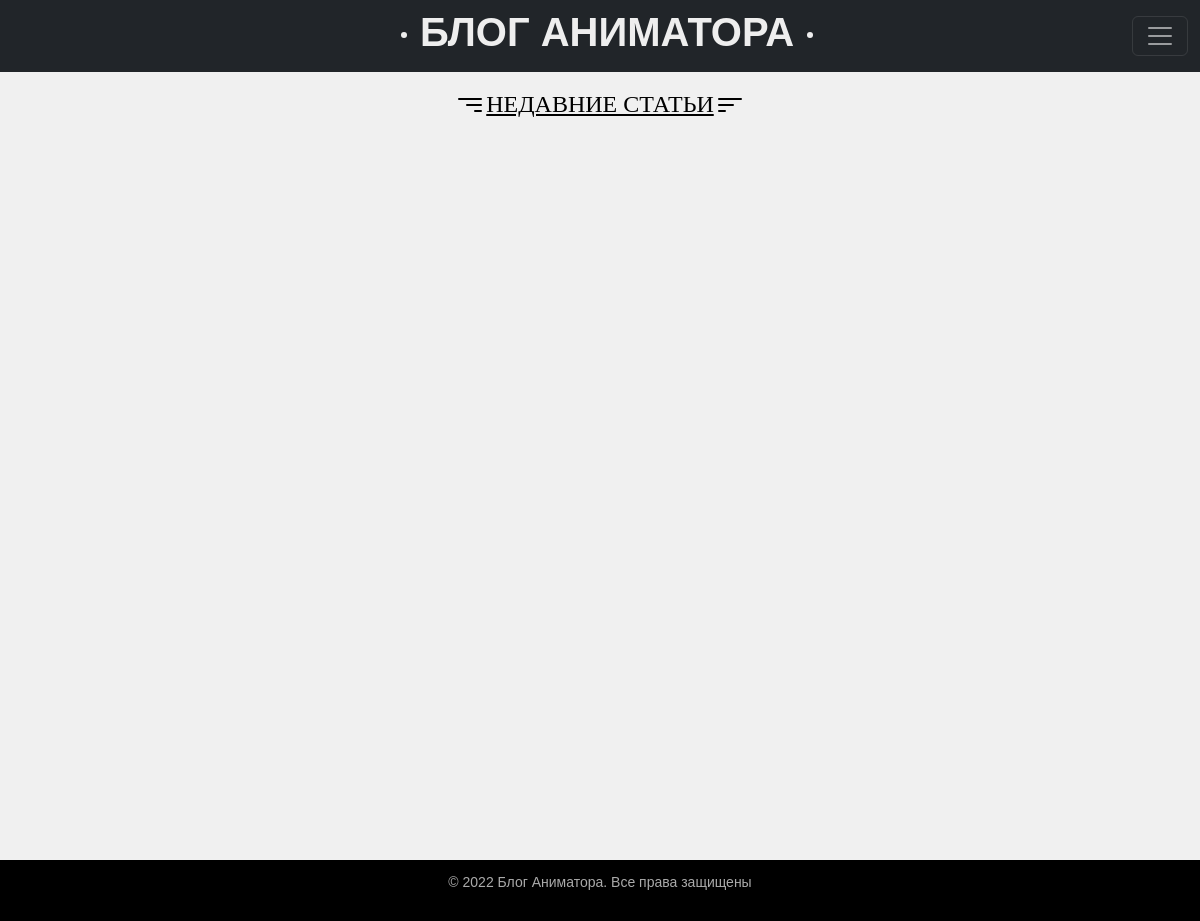
The app's page /pages/, older data.
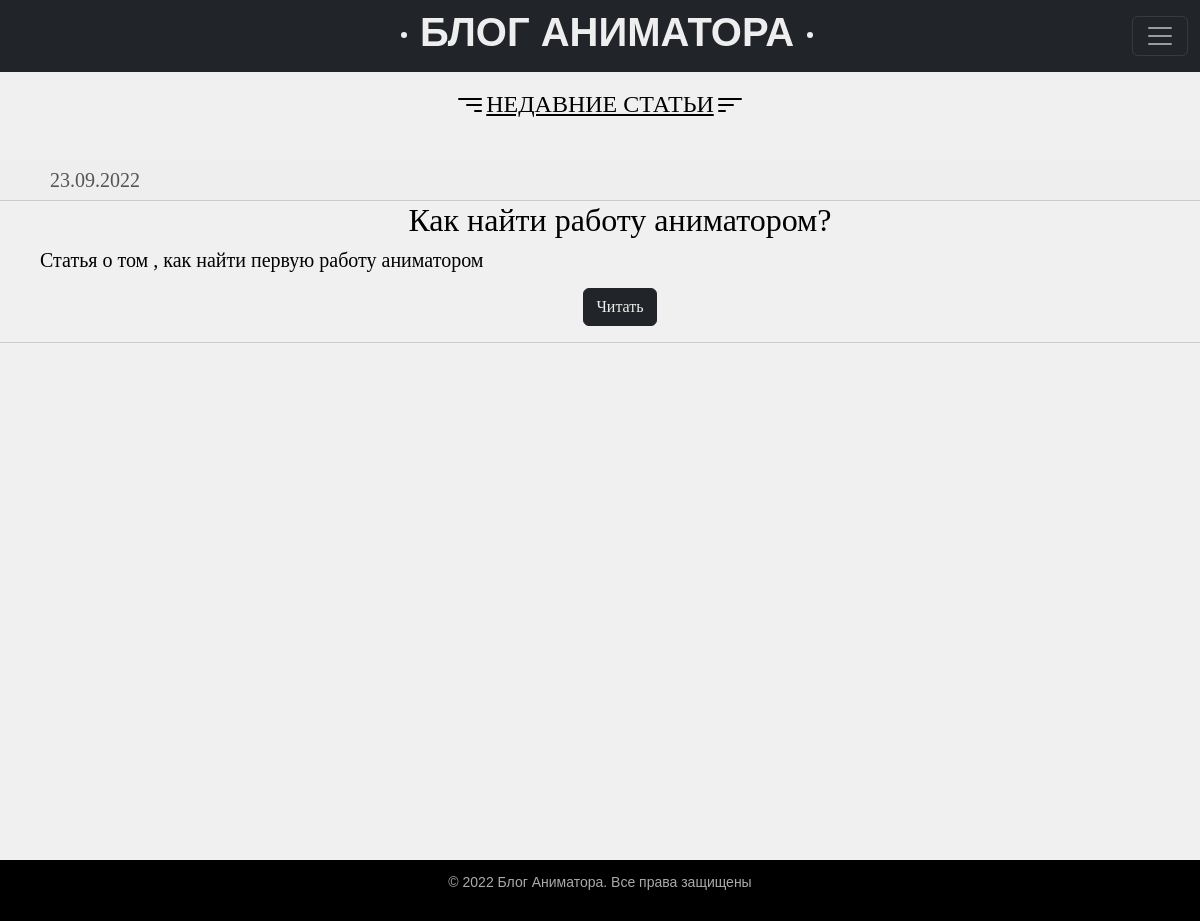
The same page, newer data.
### blog/models.py (models this page shows, shortened)
class Posts(models.Model):
    title=models.CharField(max_length=255)
    slug=models.SlugField(max_length=255, unique=True, db_index=True,verbose_name='URL')
    content=models.TextField(blank=True)
    photo=models.ImageField(upload_to='photos/%Y/%m/%d/')
    time_create=models.DateTimeField(auto_now_add=True)
    time_update=models.DateTimeField(auto_now=True)
    is_published=models.BooleanField(default=True)
    def get_absolute_url(self):
        return reverse('post',kwargs={'post_slug':self.slug})
    class Meta:
        verbose_name='Посты'
        verbose_name_plural='Посты'
        ordering=['-time_create','title']

### blog/views.py (the view)
# urls.py: path('pages/',pages,name='pages'),
def pages(request):
    articles = Posts.objects.all()
    return render(request, 'blog/pages.html', {'title': 'Статьи', 'articles': articles})

### blog/templates/blog/pages.html (shortened to what this page needs)
{% extends 'blog/base.html' %}
{% load static %}
{% block content %}
<div class="posts_style">
	<br>
	    <h4 align="center"><u>НЕДАВНИЕ СТАТЬИ</u></h4>
            <br>
<div class="articles">
	<div class="row">
		<div class="col-xl-12 col-md-12 col-sm-12" align="center">
			<ul class="list-articles">
	{% for article in articles %}
				<li><div class="article-panel">
			<p class="first from_left">{{article.time_update | date:'d.m.Y'}}</p>
		</div>
	    <li class="from_left"><h2 align="center">{{article.title}}</h2>
	{% autoescape on %}
	<h5 align="left">{{article.content|linebreaks|truncatewords:50}}</h5>
	{% endautoescape %}
			<p align="center"><button type="button" class="btn btn-dark">
				<a class="white-oranje-style" href="{{ article.get_absolute_url }}">Читать</a></button></p>
			</li>
	{% endfor %}
</ul>
		</div>
	</div>
</div>
</div>
{% endblock %}

Row changes from the older to the newer data that the page shows:
added Posts: time_update "23.09.2022", title "Как найти работу аниматором?", content "Статья о том , как найти первую работу аниматором"
